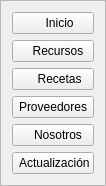
               <widget class="QFrame" name="frame_lateral">
                <property name="minimumSize">
                 <size>
                  <width>0</width>
                  <height>0</height>
                 </size>
                </property>
                <property name="maximumSize">
                 <size>
                  <width>0</width>
                  <height>16777215</height>
                 </size>
                </property>
                <property name="frameShape">
                 <enum>QFrame::StyledPanel</enum>
                </property>
                <property name="frameShadow">
                 <enum>QFrame::Raised</enum>
                </property>
                <layout class="QVBoxLayout" name="verticalLayout_10">
                 <item>
                  <widget class="QPushButton" name="btn_home">
                   <property name="maximumSize">
                    <size>
                     <width>16777215</width>
                     <height>35</height>
                    </size>
                   </property>
                   <property name="layoutDirection">
                    <enum>Qt::LeftToRight</enum>
                   </property>
                   <property name="text">
                    <string>    Inicio</string>
                   </property>
                   <property name="icon">
                    <iconset>
                     <normaloff>image/inicio.png</normaloff>image/inicio.png</iconset>
                   </property>
                   <property name="iconSize">
                    <size>
                     <width>30</width>
                     <height>30</height>
                    </size>
                   </property>
                  </widget>
                 </item>
                 <item>
                  <widget class="QPushButton" name="btn_recursos">
                   <property name="maximumSize">
                    <size>
                     <width>16777215</width>
                     <height>35</height>
                    </size>
                   </property>
                   <property name="text">
                    <string>   Recursos</string>
                   </property>
                   <property name="icon">
                    <iconset>
                     <normaloff>image/hoja.png</normaloff>image/hoja.png</iconset>
                   </property>
                   <property name="iconSize">
                    <size>
                     <width>27</width>
                     <height>27</height>
                    </size>
                   </property>
                  </widget>
                 </item>
                 <item>
                  <widget class="QPushButton" name="btn_recetas">
                   <property name="maximumSize">
                    <size>
                     <width>16777215</width>
                     <height>35</height>
                    </size>
                   </property>
                   <property name="text">
                    <string>    Recetas</string>
                   </property>
                   <property name="icon">
                    <iconset>
                     <normaloff>image/recetas.png</normaloff>image/recetas.png</iconset>
                   </property>
                   <property name="iconSize">
                    <size>
                     <width>30</width>
                     <height>30</height>
                    </size>
                   </property>
                  </widget>
                 </item>
                 <item>
                  <widget class="QPushButton" name="btn_provedores">
                   <property name="maximumSize">
                    <size>
                     <width>16777215</width>
                     <height>35</height>
                    </size>
                   </property>
                   <property name="text">
                    <string>Proveedores</string>
                   </property>
                   <property name="icon">
                    <iconset>
                     <normaloff>image/prove.png</normaloff>image/prove.png</iconset>
                   </property>
                   <property name="iconSize">
                    <size>
                     <width>30</width>
                     <height>30</height>
                    </size>
                   </property>
                  </widget>
                 </item>
                 <item>
                  <widget class="QPushButton" name="btn_nosotros">
                   <property name="maximumSize">
                    <size>
                     <width>16777215</width>
                     <height>35</height>
                    </size>
                   </property>
                   <property name="text">
                    <string>   Nosotros</string>
                   </property>
                   <property name="icon">
                    <iconset>
                     <normaloff>image/nosotros.png</normaloff>image/nosotros.png</iconset>
                   </property>
                   <property name="iconSize">
                    <size>
                     <width>30</width>
                     <height>30</height>
                    </size>
                   </property>
                  </widget>
                 </item>
                 <item>
                  <widget class="QPushButton" name="btn_actualizacion">
                   <property name="text">
                    <string> Actualización</string>
                   </property>
                   <property name="icon">
                    <iconset>
                     <normaloff>image/usuario.png</normaloff>image/usuario.png</iconset>
                   </property>
                  </widget>
                 </item>
                </layout>
               </widget>
